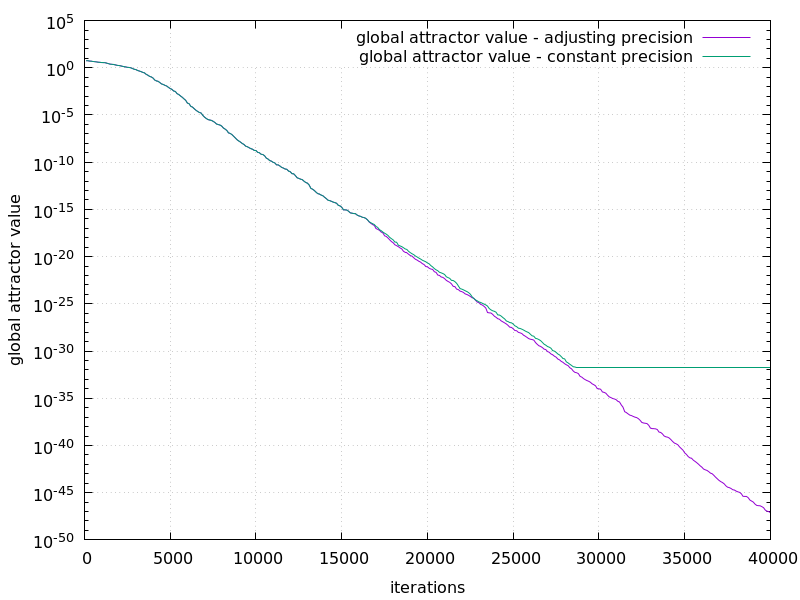

Write gnuplot code to recreate this figure.
set terminal png size 800,600
set output 'example_03.STAT.GlBestFuncValue.png'
set xlabel 'iterations'
set ylabel 'global attractor value'
set grid
set logscale y
set format y "10^{%L}"
plot   'example_03a.STAT.GlBestFuncValue.txt' using 1:2 with lines title 'global attractor value - adjusting precision','example_03b.STAT.GlBestFuncValue.txt' using 1:2 with lines title 'global attractor value - constant precision'
#plot   'example_03b.STAT.GlBestFuncValue.txt' using 1:2 with lines title 'global attractor value'

